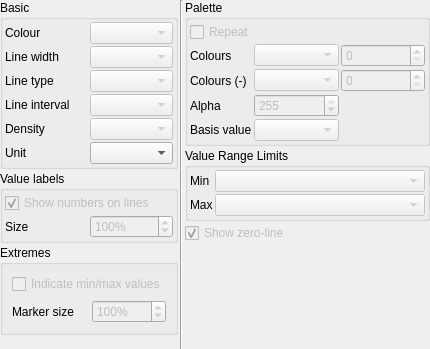
<?xml version="1.0" encoding="UTF-8"?>
<ui version="4.0">
 <class>VcrossStyleWidget</class>
 <widget class="QWidget" name="VcrossStyleWidget">
  <property name="geometry">
   <rect>
    <x>0</x>
    <y>0</y>
    <width>430</width>
    <height>349</height>
   </rect>
  </property>
  <property name="windowTitle">
   <string>Form</string>
  </property>
  <layout class="QHBoxLayout" name="horizontalLayout">
   <property name="spacing">
    <number>2</number>
   </property>
   <property name="margin">
    <number>0</number>
   </property>
   <item>
    <layout class="QVBoxLayout" name="verticalLayout">
     <property name="spacing">
      <number>2</number>
     </property>
     <item>
      <widget class="QGroupBox" name="groupBasic">
       <property name="title">
        <string>Basic</string>
       </property>
       <layout class="QGridLayout" name="gridLayout_5" rowstretch="0,0,0,0,0,0">
        <property name="margin">
         <number>2</number>
        </property>
        <property name="spacing">
         <number>2</number>
        </property>
        <item row="1" column="1">
         <widget class="QComboBox" name="lineWidthCbox">
          <property name="enabled">
           <bool>false</bool>
          </property>
         </widget>
        </item>
        <item row="4" column="1">
         <widget class="QComboBox" name="densityCbox">
          <property name="enabled">
           <bool>false</bool>
          </property>
         </widget>
        </item>
        <item row="1" column="0">
         <widget class="QLabel" name="linewidthlabel">
          <property name="text">
           <string>Line width</string>
          </property>
          <property name="buddy">
           <cstring>lineWidthCbox</cstring>
          </property>
         </widget>
        </item>
        <item row="3" column="0">
         <widget class="QLabel" name="lineintervallabel">
          <property name="text">
           <string>Line interval</string>
          </property>
          <property name="buddy">
           <cstring>lineintervalCbox</cstring>
          </property>
         </widget>
        </item>
        <item row="5" column="0">
         <widget class="QLabel" name="vectorunitlabel">
          <property name="text">
           <string>Unit</string>
          </property>
          <property name="buddy">
           <cstring>vectorunitCbox</cstring>
          </property>
         </widget>
        </item>
        <item row="3" column="1">
         <widget class="QComboBox" name="lineintervalCbox">
          <property name="enabled">
           <bool>false</bool>
          </property>
         </widget>
        </item>
        <item row="0" column="0">
         <widget class="QLabel" name="colorlabel">
          <property name="text">
           <string>Colour</string>
          </property>
          <property name="buddy">
           <cstring>colorCbox</cstring>
          </property>
         </widget>
        </item>
        <item row="0" column="1">
         <widget class="QComboBox" name="colorCbox">
          <property name="enabled">
           <bool>false</bool>
          </property>
          <property name="sizeAdjustPolicy">
           <enum>QComboBox::AdjustToMinimumContentsLength</enum>
          </property>
         </widget>
        </item>
        <item row="5" column="1">
         <widget class="QComboBox" name="vectorunitCbox"/>
        </item>
        <item row="2" column="0">
         <widget class="QLabel" name="linetypelabel">
          <property name="text">
           <string>Line type</string>
          </property>
          <property name="buddy">
           <cstring>lineTypeCbox</cstring>
          </property>
         </widget>
        </item>
        <item row="4" column="0">
         <widget class="QLabel" name="densitylabel">
          <property name="text">
           <string>Density</string>
          </property>
          <property name="buddy">
           <cstring>densityCbox</cstring>
          </property>
         </widget>
        </item>
        <item row="2" column="1">
         <widget class="QComboBox" name="lineTypeCbox">
          <property name="enabled">
           <bool>false</bool>
          </property>
         </widget>
        </item>
       </layout>
      </widget>
     </item>
     <item>
      <widget class="QGroupBox" name="groupLabels">
       <property name="title">
        <string>Value labels</string>
       </property>
       <layout class="QGridLayout" name="gridLayout_4">
        <property name="margin">
         <number>2</number>
        </property>
        <property name="spacing">
         <number>2</number>
        </property>
        <item row="0" column="0" colspan="2">
         <widget class="QCheckBox" name="valueLabelCheckBox">
          <property name="enabled">
           <bool>false</bool>
          </property>
          <property name="text">
           <string>Show numbers on lines</string>
          </property>
          <property name="checked">
           <bool>true</bool>
          </property>
         </widget>
        </item>
        <item row="1" column="0">
         <widget class="QLabel" name="labelSizeLabel">
          <property name="text">
           <string>Size</string>
          </property>
          <property name="buddy">
           <cstring>labelSizeSpinBox</cstring>
          </property>
         </widget>
        </item>
        <item row="1" column="1">
         <widget class="QSpinBox" name="labelSizeSpinBox">
          <property name="enabled">
           <bool>false</bool>
          </property>
          <property name="suffix">
           <string>%</string>
          </property>
          <property name="minimum">
           <number>5</number>
          </property>
          <property name="maximum">
           <number>399</number>
          </property>
          <property name="singleStep">
           <number>5</number>
          </property>
          <property name="value">
           <number>100</number>
          </property>
         </widget>
        </item>
       </layout>
      </widget>
     </item>
     <item>
      <widget class="QGroupBox" name="groupExtremes">
       <property name="title">
        <string>Extremes</string>
       </property>
       <layout class="QGridLayout" name="gridLayout_3">
        <item row="1" column="0">
         <widget class="QLabel" name="extremeSizeLabel">
          <property name="text">
           <string>Marker size</string>
          </property>
          <property name="buddy">
           <cstring>extremeSizeSpinBox</cstring>
          </property>
         </widget>
        </item>
        <item row="1" column="1">
         <widget class="QSpinBox" name="extremeSizeSpinBox">
          <property name="enabled">
           <bool>false</bool>
          </property>
          <property name="toolTip">
           <string>Size of min/max marker</string>
          </property>
          <property name="suffix">
           <string>%</string>
          </property>
          <property name="minimum">
           <number>5</number>
          </property>
          <property name="maximum">
           <number>300</number>
          </property>
          <property name="singleStep">
           <number>5</number>
          </property>
          <property name="value">
           <number>100</number>
          </property>
         </widget>
        </item>
        <item row="0" column="0" colspan="2">
         <widget class="QCheckBox" name="extremeValueCheckBox">
          <property name="enabled">
           <bool>false</bool>
          </property>
          <property name="text">
           <string>Indicate min/max values</string>
          </property>
         </widget>
        </item>
       </layout>
      </widget>
     </item>
     <item>
      <spacer name="verticalSpacer">
       <property name="orientation">
        <enum>Qt::Vertical</enum>
       </property>
       <property name="sizeHint" stdset="0">
        <size>
         <width>20</width>
         <height>1</height>
        </size>
       </property>
      </spacer>
     </item>
    </layout>
   </item>
   <item>
    <widget class="Line" name="line">
     <property name="orientation">
      <enum>Qt::Vertical</enum>
     </property>
    </widget>
   </item>
   <item>
    <layout class="QVBoxLayout" name="verticalLayout_2">
     <property name="spacing">
      <number>2</number>
     </property>
     <item>
      <widget class="QGroupBox" name="groupPalette">
       <property name="title">
        <string>Palette</string>
       </property>
       <layout class="QGridLayout" name="gridLayout" columnstretch="0,1,1">
        <property name="margin">
         <number>2</number>
        </property>
        <property name="spacing">
         <number>2</number>
        </property>
        <item row="0" column="0" colspan="2">
         <widget class="QCheckBox" name="repeatCheckBox">
          <property name="enabled">
           <bool>false</bool>
          </property>
          <property name="text">
           <string>Repeat</string>
          </property>
         </widget>
        </item>
        <item row="1" column="0">
         <widget class="QLabel" name="shadingLabel">
          <property name="text">
           <string>Colours</string>
          </property>
          <property name="buddy">
           <cstring>shadingComboBox</cstring>
          </property>
         </widget>
        </item>
        <item row="1" column="1">
         <widget class="QComboBox" name="shadingComboBox">
          <property name="enabled">
           <bool>false</bool>
          </property>
         </widget>
        </item>
        <item row="1" column="2">
         <widget class="QSpinBox" name="shadingSpinBox">
          <property name="enabled">
           <bool>false</bool>
          </property>
         </widget>
        </item>
        <item row="2" column="0">
         <widget class="QLabel" name="shadingcoldLabel">
          <property name="text">
           <string>Colours (-)</string>
          </property>
          <property name="buddy">
           <cstring>shadingcoldComboBox</cstring>
          </property>
         </widget>
        </item>
        <item row="2" column="1">
         <widget class="QComboBox" name="shadingcoldComboBox">
          <property name="enabled">
           <bool>false</bool>
          </property>
         </widget>
        </item>
        <item row="2" column="2">
         <widget class="QSpinBox" name="shadingcoldSpinBox">
          <property name="enabled">
           <bool>false</bool>
          </property>
         </widget>
        </item>
        <item row="3" column="0">
         <widget class="QLabel" name="alphaLabel">
          <property name="text">
           <string>Alpha</string>
          </property>
          <property name="buddy">
           <cstring>alphaSpinBox</cstring>
          </property>
         </widget>
        </item>
        <item row="3" column="1">
         <widget class="QSpinBox" name="alphaSpinBox">
          <property name="enabled">
           <bool>false</bool>
          </property>
          <property name="minimum">
           <number>0</number>
          </property>
          <property name="maximum">
           <number>255</number>
          </property>
          <property name="singleStep">
           <number>5</number>
          </property>
          <property name="value">
           <number>255</number>
          </property>
         </widget>
        </item>
        <item row="4" column="0">
         <widget class="QLabel" name="baseLabel">
          <property name="text">
           <string>Basis value</string>
          </property>
          <property name="buddy">
           <cstring>zero1ComboBox</cstring>
          </property>
         </widget>
        </item>
        <item row="4" column="1">
         <widget class="QComboBox" name="zero1ComboBox">
          <property name="enabled">
           <bool>false</bool>
          </property>
         </widget>
        </item>
       </layout>
      </widget>
     </item>
     <item>
      <widget class="QGroupBox" name="groupRange">
       <property name="title">
        <string>Value Range Limits</string>
       </property>
       <layout class="QGridLayout" name="gridLayout_2" rowstretch="0,0" columnstretch="0,1">
        <property name="margin">
         <number>2</number>
        </property>
        <property name="spacing">
         <number>2</number>
        </property>
        <item row="0" column="0">
         <widget class="QLabel" name="minLabel">
          <property name="text">
           <string>Min</string>
          </property>
          <property name="buddy">
           <cstring>min1ComboBox</cstring>
          </property>
         </widget>
        </item>
        <item row="0" column="1">
         <widget class="QComboBox" name="min1ComboBox">
          <property name="enabled">
           <bool>false</bool>
          </property>
         </widget>
        </item>
        <item row="1" column="0">
         <widget class="QLabel" name="maxLabel">
          <property name="text">
           <string>Max</string>
          </property>
          <property name="buddy">
           <cstring>max1ComboBox</cstring>
          </property>
         </widget>
        </item>
        <item row="1" column="1">
         <widget class="QComboBox" name="max1ComboBox">
          <property name="enabled">
           <bool>false</bool>
          </property>
         </widget>
        </item>
       </layout>
       <zorder>maxLabel</zorder>
       <zorder>min1ComboBox</zorder>
       <zorder>max1ComboBox</zorder>
       <zorder>minLabel</zorder>
      </widget>
     </item>
     <item>
      <widget class="QCheckBox" name="zeroLineCheckBox">
       <property name="enabled">
        <bool>false</bool>
       </property>
       <property name="text">
        <string>Show zero-line</string>
       </property>
       <property name="checked">
        <bool>true</bool>
       </property>
      </widget>
     </item>
     <item>
      <spacer name="verticalSpacer_2">
       <property name="orientation">
        <enum>Qt::Vertical</enum>
       </property>
       <property name="sizeHint" stdset="0">
        <size>
         <width>20</width>
         <height>1</height>
        </size>
       </property>
      </spacer>
     </item>
    </layout>
   </item>
  </layout>
 </widget>
 <tabstops>
  <tabstop>colorCbox</tabstop>
  <tabstop>lineWidthCbox</tabstop>
  <tabstop>lineTypeCbox</tabstop>
  <tabstop>lineintervalCbox</tabstop>
  <tabstop>densityCbox</tabstop>
  <tabstop>vectorunitCbox</tabstop>
  <tabstop>valueLabelCheckBox</tabstop>
  <tabstop>labelSizeSpinBox</tabstop>
  <tabstop>extremeValueCheckBox</tabstop>
  <tabstop>extremeSizeSpinBox</tabstop>
  <tabstop>repeatCheckBox</tabstop>
  <tabstop>shadingComboBox</tabstop>
  <tabstop>shadingSpinBox</tabstop>
  <tabstop>shadingcoldComboBox</tabstop>
  <tabstop>shadingcoldSpinBox</tabstop>
  <tabstop>alphaSpinBox</tabstop>
  <tabstop>zero1ComboBox</tabstop>
  <tabstop>min1ComboBox</tabstop>
  <tabstop>max1ComboBox</tabstop>
  <tabstop>zeroLineCheckBox</tabstop>
 </tabstops>
 <resources/>
 <connections/>
</ui>
